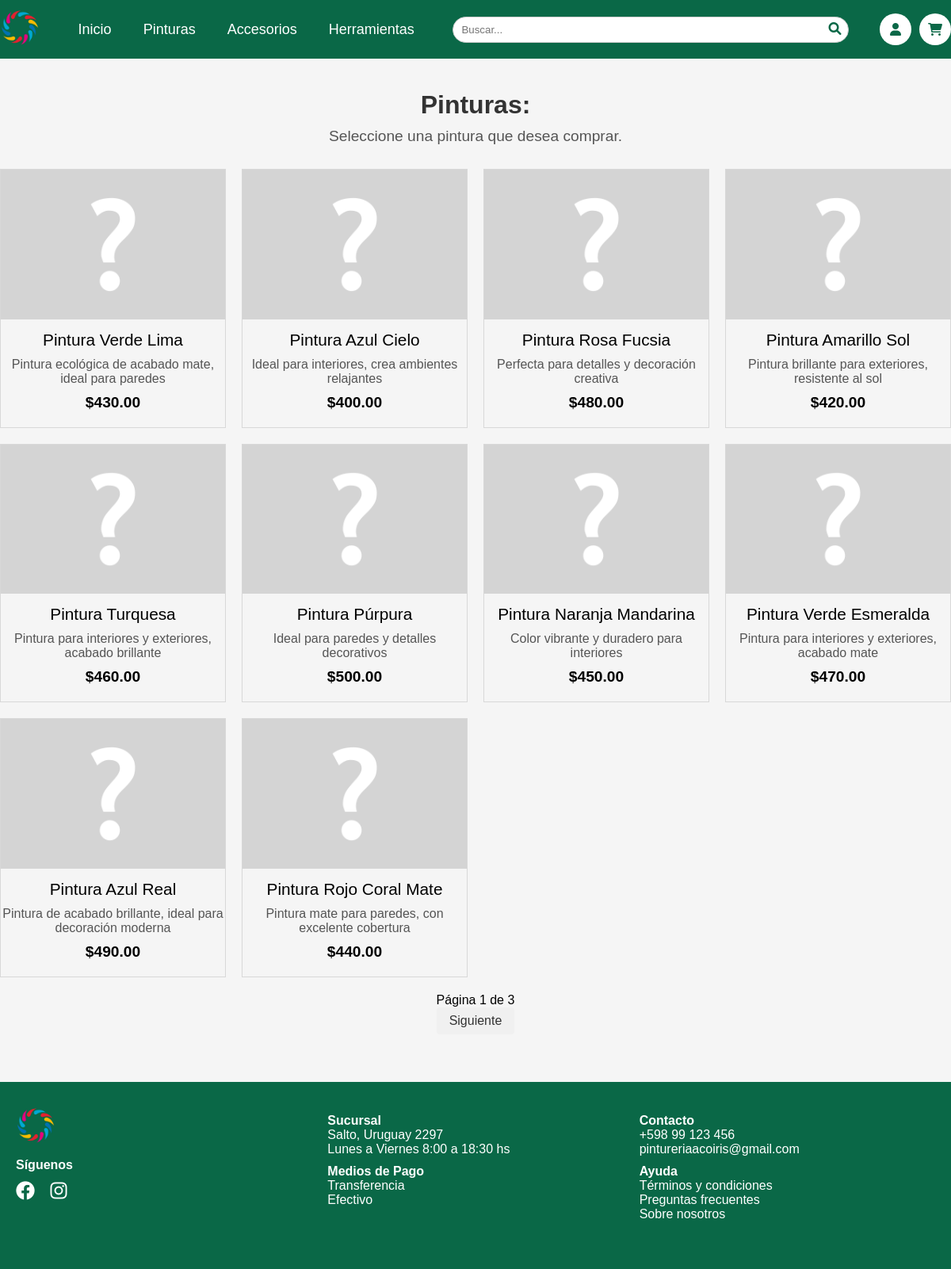
The app's page /typesPaintings.php with its own data.
### tables this page shows
CREATE TABLE `productos` (
  `id_producto` int(11) NOT NULL,
  `imagen` varchar(100) DEFAULT 'assets/imgs/productos/none.png',
  `nombre` varchar(30) NOT NULL,
  `descripcion` text DEFAULT NULL,
  `precio` decimal(10,2) DEFAULT NULL,
  `stock_cantidad` int(11) DEFAULT NULL,
  `marca` varchar(20) DEFAULT NULL,
  `unidad` enum('Litro','Kg','Cantidad') NOT NULL,
  `fecha_ingreso` date DEFAULT NULL,
  `fecha_actualizacion` timestamp NOT NULL DEFAULT current_timestamp() ON UPDATE current_timestamp(),
  `id_proveedor` int(11) DEFAULT NULL,
  `mostrar` tinyint(1) DEFAULT 1
);

### codes/loadPaintings.php (the view, shortened to what this page needs)
<?php
include './database/database.php';
$paintingsPerPage = 10;
$page = isset($_GET['page']) ? (int)$_GET['page'] : 1;
$offset = ($page - 1) * $paintingsPerPage;
$query = "SELECT p.id_producto, p.imagen, p.nombre, p.descripcion, p.precio
          FROM Productos p
          INNER JOIN Pinturas pt ON p.id_producto = pt.id_producto
          WHERE p.mostrar = 1
          LIMIT ? OFFSET ?";
$stmt = $conn->prepare($query);
$stmt->bind_param("ii", $paintingsPerPage, $offset);
$stmt->execute();
$result = $stmt->get_result();
if ($result->num_rows > 0) {
    echo '<div class="gallery">';
    while ($row = $result->fetch_assoc()) {
        echo '<a href="buyProduct.php?id_producto=' . $row['id_producto'] . '" class="paint-type-link">';
        echo '<div class="paint-type">';
        echo '<img src="' . $row['imagen'] . '" alt="' . $row['descripcion'] . '">';
        echo '<p class="product-name">' . $row['nombre'] . '</p>';
        echo '<p class="product-description">' . $row['descripcion'] . '</p>';
        echo '<p class="product-price">$' . $row['precio'] . '</p>';
        echo '</div>';
        echo '</a>';
    }
    echo '</div>';
    $countQuery = "SELECT COUNT(*) AS total FROM Productos p
                   INNER JOIN Pinturas pt ON p.id_producto = pt.id_producto
                   WHERE p.mostrar = 1";
    $countResult = $conn->query($countQuery);
    $totalRows = $countResult->fetch_assoc()['total'];
    $totalPages = ceil($totalRows / $paintingsPerPage);
    echo '<div class="pagination">';
    echo '<span>Página ' . $page . ' de ' . $totalPages . '</span><br>';
    if ($page < $totalPages) {
        echo '<a href="?page=' . ($page + 1) . '">Siguiente</a>';
    }
    echo '</div>';
} else {
    echo "No se encontraron pinturas.";
}

### css/typesPaintingsStyles.css (style rules this page uses)
* { padding: 0; margin: 0; }
body { font-family: sans-serif; }
.gallery { display: grid; grid-template-columns: repeat(4, 1fr); gap: 20px; max-width: 1200px; margin: 0 auto; }
.paint-type { background-color: none; border: 1px solid #d8d8d8; text-align: center; cursor: pointer; }
.paint-type img { width: 100%; height: auto; max-height: 200px; object-fit: cover; }
.product-name { margin: 10px 0; font-size: 1.3rem; color: #000; }
.product-description { font-size: 1rem; margin: 10px 0; color: #555; }
.product-price { font-size: 1.2rem; font-weight: bold; margin-bottom: 20px; color: #000; }
a { text-decoration: none; }
.pagination { text-align: center; margin: 20px 0; }
.pagination a { display: inline-block; padding: 8px 16px; margin: 0 5px; text-decoration: none; color: #333; background-color: #f0f0f0; border-radius: 4px; }

### css/header.css (style rules this page uses)
* { padding: 0; margin: 0; box-sizing: border-box; }
body { font-family: sans-serif; overflow-y: auto; }

### css/footer.css (style rules this page uses)
* { padding: 0; margin: 0; box-sizing: border-box; }
body { font-family: sans-serif; overflow-y: auto; }

### records on screen
productos: imagen (placeholder picture), nombre "Pintura Verde Lima", descripcion "Pintura ecológica de acabado mate, ideal para paredes", precio "430.00"
productos: imagen (placeholder picture), nombre "Pintura Azul Cielo", descripcion "Ideal para interiores, crea ambientes relajantes", precio "400.00"
productos: imagen (placeholder picture), nombre "Pintura Rosa Fucsia", descripcion "Perfecta para detalles y decoración creativa", precio "480.00"
productos: imagen (placeholder picture), nombre "Pintura Amarillo Sol", descripcion "Pintura brillante para exteriores, resistente al sol", precio "420.00"
productos: imagen (placeholder picture), nombre "Pintura Turquesa", descripcion "Pintura para interiores y exteriores, acabado brillante", precio "460.00"
productos: imagen (placeholder picture), nombre "Pintura Púrpura", descripcion "Ideal para paredes y detalles decorativos", precio "500.00"
productos: imagen (placeholder picture), nombre "Pintura Naranja Mandarina", descripcion "Color vibrante y duradero para interiores", precio "450.00"
productos: imagen (placeholder picture), nombre "Pintura Verde Esmeralda", descripcion "Pintura para interiores y exteriores, acabado mate", precio "470.00"
productos: imagen (placeholder picture), nombre "Pintura Azul Real", descripcion "Pintura de acabado brillante, ideal para decoración moderna", precio "490.00"
productos: imagen (placeholder picture), nombre "Pintura Rojo Coral Mate", descripcion "Pintura mate para paredes, con excelente cobertura", precio "440.00"

### other values on screen
$page "1"
$totalPages "3"
